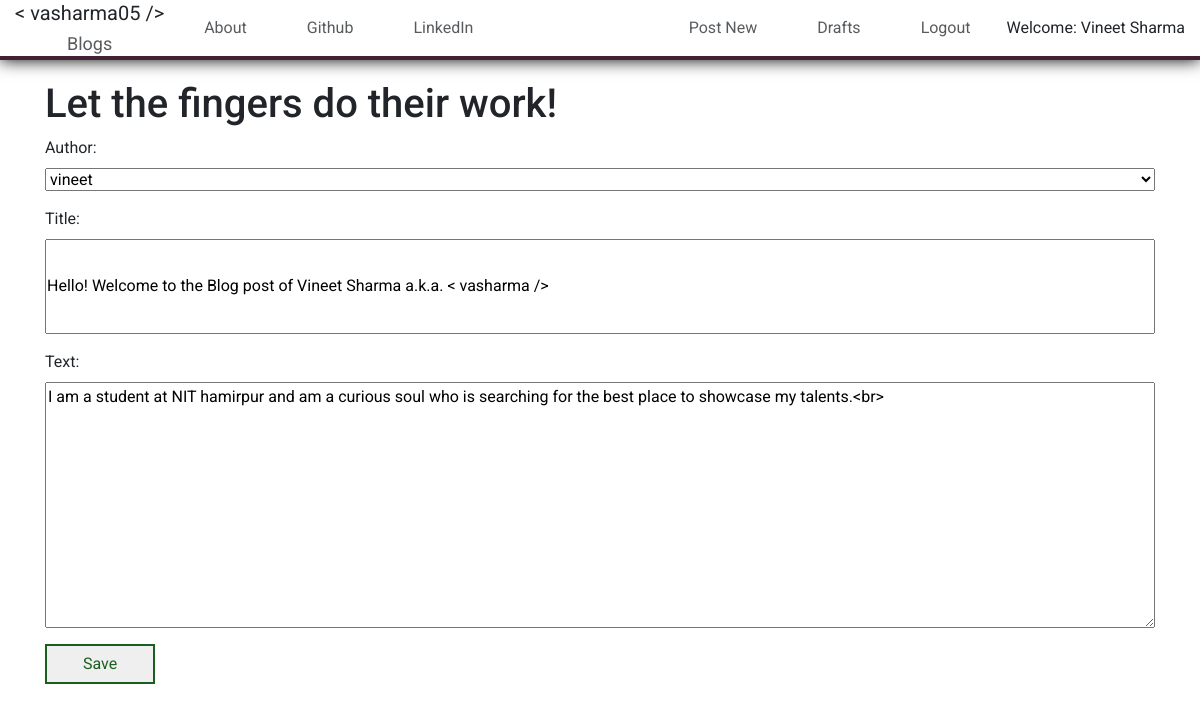
/post/4/edit/ (signed in), run on the app's committed database.
### blog/models.py (models this page shows, shortened)
class Post(models.Model):
    author = models.ForeignKey('auth.User', on_delete=models.CASCADE)
    title = models.CharField(max_length=200)
    text = models.TextField()
    created_date = models.DateTimeField(default = timezone.now)
    published_date = models.DateTimeField(blank=True, null=True)

### blog/views.py (the view)
# urls.py: path('post/<int:pk>/edit/', views.UpdatePostView.as_view(), name = 'post_edit'),
class UpdatePostView(LoginRequiredMixin, UpdateView):
    login_url = '/login/'
    redirect_field_name = 'blog/post_detail.html'
    form_class = PostForm
    model = Post

### blog/forms.py
class PostForm(forms.ModelForm):
    class Meta():
        model = Post
        fields = ('author','title','text')
        widgets = {
            'title': forms.TextInput(attrs = {'class':'textinputclass'}),
            'text' : forms.Textarea(attrs={'class':'editable medium-editor-textarea postcontent'})
        }

### blog/templates/blog/post_form.html (shortened to what this page needs)
{% extends 'blog/base.html' %}
{% block content %}
    <h1>Let the fingers do their work!</h1>
    <form class="post-form" method="post">
        {{form.as_p}}
        <button class="button secondary-button success-button"><span class="button-text">Save</span></button>
    </form>
{% endblock %}

### blog/templates/blog/base.html (shortened to what this page needs)
<!DOCTYPE html>
{% load static %}
<html lang="en">
<head>
    <link rel="stylesheet" href="https://stackpath.bootstrapcdn.com/bootstrap/4.4.1/css/bootstrap.min.css">
    <link rel="stylesheet" href="//cdn.jsdelivr.net/npm/medium-editor@latest/dist/css/medium-editor.min.css" type="text/css" media="screen" charset="utf-8">
    <link rel="stylesheet" href="{% static 'css/blog.css' %}">
</head>
<body>
  <nav class="custom-nav container-fluid">
    <a href="{% url 'post_list' %}" class="navbar-brand">
      < vasharma05 />
      <br/>
      <span class="muted">Blogs</span>
    </a>
    <ul class="mr-auto navbar-nav nav">
      <a href="{% url 'about' %}">About</a>
      <a href="https://www.github.com">Github</a>
      <a href="https://www.linkedin.com">LinkedIn</a>
    </ul>
    <ul class="ml-auto">
      {% if user.is_authenticated %}
          <a href="{% url 'post_new' %}">Post New</a>
          <a href="{% url 'post_draft_list' %}">Drafts</a>
          <a href="{% url 'logout' %}">Logout</a>
          Welcome: {{user.first_name}} {{ user.last_name }}
      {% else %}
          <a href="{% url 'login' %}">Login</a>
      {% endif %}
    </ul>
  </nav>
  <div class="container content">
    {% block content %}
    {% endblock %}
  </div>
</body>
</html>

### blog/static/css/blog.css (style rules this page uses)
body { font-family: 'Roboto'; }
.content { padding-top: 10vh; }
a { text-decoration: none; color: inherit; }
.custom-nav { display: flex; align-items: center; height: 7.5vh; position: fixed; box-shadow: 0 0 1em black; border-bottom: 0.25em solid #412234; }
nav ul { height: 75%; display: flex; align-items: center; list-style: none; padding: 0; margin: 0; }
nav ul a { height: 100%; padding: 0 2vw; margin-right: 12px; display: flex; align-items: center; justify-content: center; transition: all 0.2s ease-in-out; opacity: 0.75; border-radius: 8px; }
.navbar-brand { text-align: center; }
.muted { opacity: 0.75; font-size: 90%; margin: 0 auto; }
.button { position: relative; padding: 1vmax 0; margin-right: 12px; overflow: hidden; border-radius: 0; }
.button-text { position: relative; padding: 0 3vmax; z-index: 2; }
.success-button { color: #1b5e20; border: 2px solid #1b5e20; }
.secondary-button { padding: 0.5vmax 0; margin-right: 12px; }
input { padding: 3% 0; }
textarea { text-align: left; }
form p { display: flex; flex-direction: column; }
form p label { text-align: left; }

### data on the page
Post: author "vineet", title "Hello! Welcome to the Blog post of Vineet Sharma a.k.a. < vasharma />", text "I am a student at NIT hamirpur and am a curious soul who is searching for the best place to showcase my talents.<br>"

### other printed values
{{ user.first_name }} "Vineet"
{{ user.last_name }} "Sharma"
